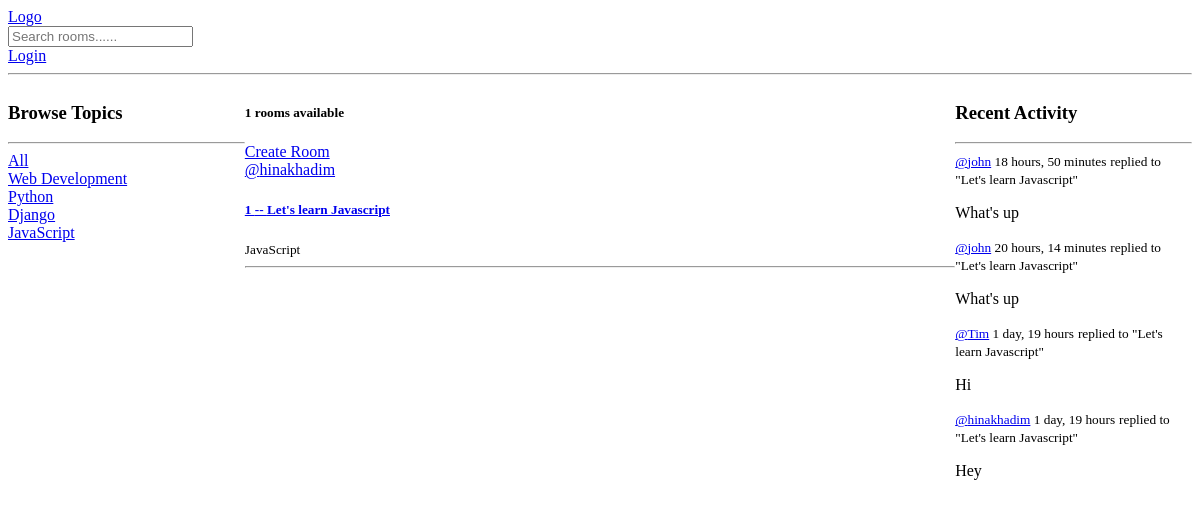
Screenshot of /?q=JavaScript with the database file from the repository.
### base/models.py (models this page shows, shortened)
class Topic(models.Model):
    name = models.CharField(max_length=200)

class Room(models.Model):
    host = models.ForeignKey(User, on_delete=models.SET_NULL, null=True)
    topic = models.ForeignKey(Topic, on_delete=models.SET_NULL, null=True)
    name = models.CharField(max_length=200)
    description = models.TextField(null=True, blank=True)
    participants = models.ManyToManyField(
        User, related_name='participants', blank=True
    )
    updated = models.DateTimeField(auto_now=True)
    created = models.DateTimeField(auto_now_add=True)
    class Meta:
        ordering = ['-updated', '-created']
    def __str__(self) -> str:
        return self.name

class Message(models.Model):
    user = models.ForeignKey(User, on_delete=models.SET_NULL, null=True)
    room = models.ForeignKey(Room, on_delete=models.SET_NULL, null=True)
    body = models.TextField()
    updated = models.DateTimeField(auto_now=True)
    created = models.DateTimeField(auto_now_add=True)

### base/views.py (the view)
# urls.py: path('', views.home, name='home'),
def home(request):
    q = request.GET.get("q") if request.GET.get("q") is not None else ''
    rooms = Room.objects.filter(Q(topic__name__icontains=q) |
                                Q(name__icontains=q) |
                                Q(description__icontains=q)
                                )
    topics = Topic.objects.all()
    room_count = rooms.count()
    room_messages = Message.objects.all().filter(
        Q(room__name__icontains=q)).order_by('-created')
    context = {'rooms': rooms, 'topics': topics,
               'room_count': room_count, 'room_messages': room_messages}
    return render(request, 'base/home.html', context)

### base/templates/base/home.html
{% extends 'base/layout.html' %} {% block body %}
<div class="home-container">
  <div>{% include 'base/topics_component.html' %}</div>
  <div>
    <h5>{{room_count}} rooms available</h5>
    <a href="{% url 'base:create-room' %}">Create Room </a>
    {% include 'base/feed_component.html' %}
  </div>
  <div class="activity">{% include 'base/activity_component.html' %}</div>
</div>
{% endblock body %}

### base/templates/base/topics_component.html
<h3>Browse Topics</h3>
<hr />
<div>
  <a href="{% url 'base:home' %}">All</a>
</div>
{% for topic in topics %}
<div>
  <a href="{% url 'base:home' %}?q={{topic.name}}">{{topic.name}}</a>
</div>
{% endfor %}

### base/templates/base/feed_component.html (shortened to what this page needs)
<div>
  {% for room in rooms %}
  <div>
    <a href="{% url 'base:user-profile' room.host.id %}"
      >@{{room.host.username}}</a
    >
    <a href="{% url 'base:room' room.id %}">
      <h5>{{room.id}} -- {{room.name}}</h5></a
    >
    <small>{{room.topic.name}}</small>
  </div>
  <hr />
  {% endfor %}
</div>

### base/templates/base/activity_component.html (shortened to what this page needs)
<h3>Recent Activity</h3>
<hr />
{% for message in room_messages %}
<div>
  <small
    ><a href="{% url 'base:user-profile' message.user.id%}">
      @{{message.user}}</a
    >
    {{message.created|timesince}}</small
  >
  <small>replied to "{{message.room}}"</small>
  <p>{{message.body}}</p>
</div>
{% endfor %}

### base/static/base/main.css (style rules this page uses)
.home-container { display: grid; grid-template-columns: 1fr 3fr 1fr; }

### rows the page displays
Topic: name "Web Development"
Topic: name "Python"
Topic: name "Django"
Topic: name "JavaScript"
Room: host.username "hinakhadim", id "1", name "Let's learn Javascript", topic.name "JavaScript"
Message: user "john", created "18 hours, 50 minutes", room "Let's learn Javascript", body "What's up"
Message: user "john", created "20 hours, 14 minutes", room "Let's learn Javascript", body "What's up"
Message: user "Tim", created "1 day, 19 hours", room "Let's learn Javascript", body "Hi"
Message: user "hinakhadim", created "1 day, 19 hours", room "Let's learn Javascript", body "Hey"

### other values shown
{{ room_count }} "1"
